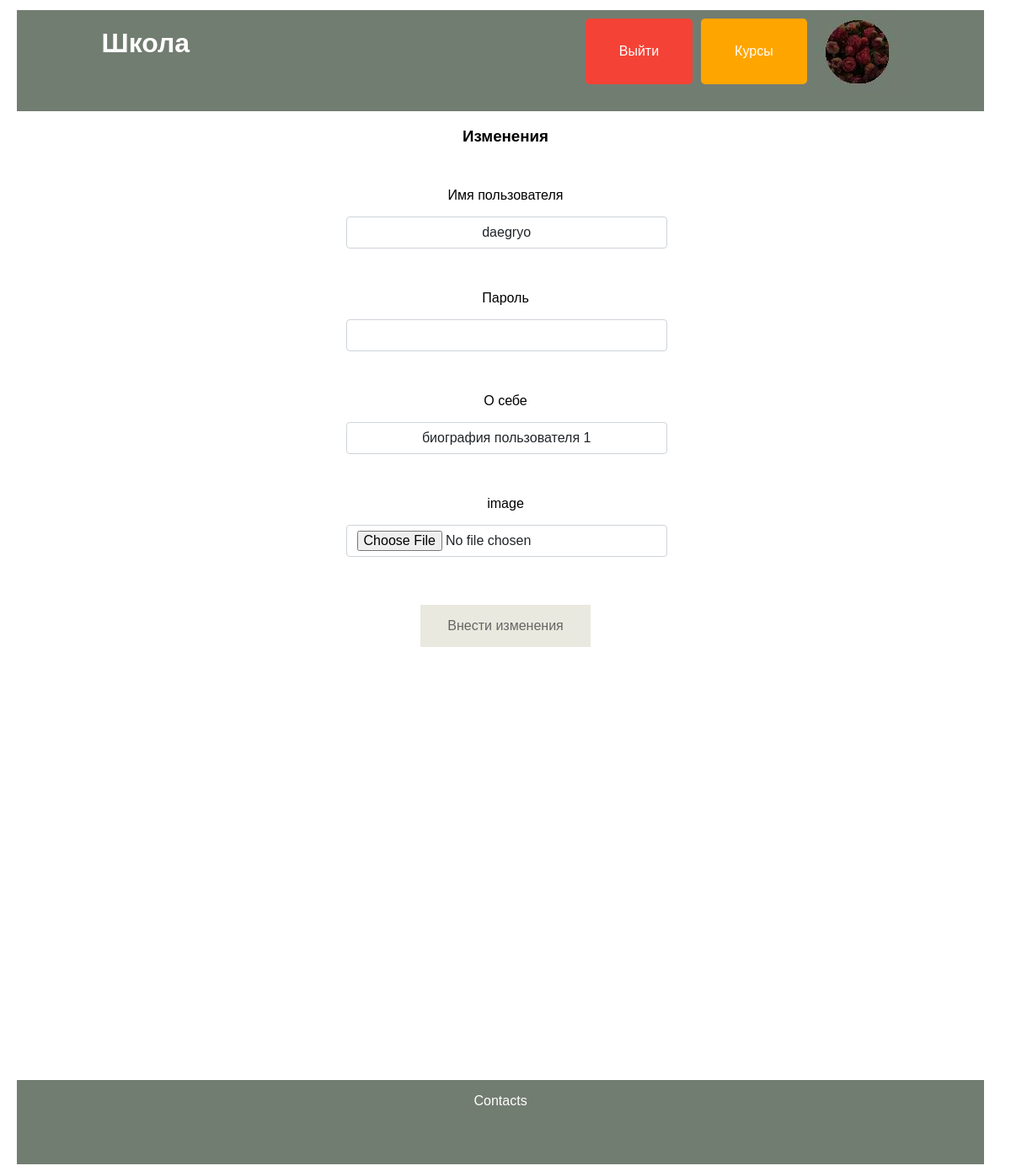
/home/personal-class/email@email.ru/change (signed in), run on the app's committed database.
### data/users.py (models this page shows, shortened)
class User(SqlAlchemyBase, UserMixin):
    __tablename__ = 'users'
    id = sqlalchemy.Column(sqlalchemy.Integer,
                           primary_key=True, autoincrement=True)
    name = sqlalchemy.Column(sqlalchemy.String, nullable=True)
    about = sqlalchemy.Column(sqlalchemy.String, nullable=True)
    email = sqlalchemy.Column(sqlalchemy.String,
                              index=True, unique=True, nullable=True)
    hashed_password = sqlalchemy.Column(sqlalchemy.String, nullable=True)
    created_date = sqlalchemy.Column(sqlalchemy.DateTime,
                                     default=datetime.datetime.now)
    photo = sqlalchemy.Column(sqlalchemy.String, default='default.jpg')
    user_course = orm.relationship("UserCourse", back_populates='user')

### main.py (the view, shortened to what this page needs)
@app.route('/home/personal-class/<email>/change', methods=['GET', 'POST'])
def change(email):
    new_email = ''
    for el in email:
        if el != '<' and el != '>':
            new_email += el
    form = ChangeForm()
    db_sess = db_session.create_session()
    user = db_sess.query(User).filter(User.email == new_email).first()
    print(user.name)
    return render_template('change.html', form=form, user=user)

### forms/change.py
class ChangeForm(FlaskForm):
    name = StringField('Имя пользователя', validators=[DataRequired()])
    about = StringField('О себе', validators=[DataRequired()])
    password = PasswordField('Пароль', validators=[DataRequired()])
    remember_me = BooleanField('Запомнить меня')
    submit = SubmitField('Внести изменения')
    image = FileField('image')

### data/db_session.py (called while the page is built)
def create_session() -> Session:
    global __factory
    return __factory()

### main.py (called while the page is built)
@login_manager.user_loader
def load_user(user_id):
    db_sess = db_session.create_session()
    return db_sess.query(User).get(user_id)

### templates/change.html (shortened to what this page needs)
{% extends "base.html" %}
{% block content %}
<link rel="stylesheet" href="../../static/styles.css">
    <h3 class="heads">Изменения</h3>
    <form action="" method="post" enctype="multipart/form-data">
        <p>
        <p class="heads">{{ form.name.label }}</p><br>
            {{ form.name(class="form-control", value=user.name ) }}<br>
        </p>
        <p>
        <p class="heads">{{ form.password.label }}</p><br>
            {{ form.password(class="form-control", type="password") }}<br>
        </p>
        <p>
        <p class="heads">{{ form.about.label }}</p><br>
            {{ form.about(class="form-control", value=user.about) }}<br>
        </p>
        <p>
        <p class="heads">{{ form.image.label }}</p><br>
            {{ form.image(class="form-control") }}<br>
        </p>
        <h3 class="heads">{{ form.submit(type="submit", class="button1") }}</h3>
    </form>
{% endblock %}

### templates/base.html (shortened to what this page needs)
<!DOCTYPE html>
<html lang="en">
<head>
        <link rel="stylesheet" href="../../../static/styles.css">
</head>
<body>
    <div class="head">
        <a href="/" class="name"><h1 class="name">Школа</h1></a>
        {% if current_user.is_authenticated %}
            <a href="/logout"><button class="logout-button">Выйти</button></a>
            <a href="/home"><button class="courses-button">Курсы</button></a>
            <a href="/home/personal-class/<{{ current_user.email }}>"><img class="avatar" src="../../../static/avatars/{{ current_user.photo }}" alt="no"></a>
    {% else %}
            <a href="/login"><button class="login-button">Войти</button></a>
            <a href="/login/registration"><button class="register-button">Зарегистрироваться</button></a>
            <a href="/home"><button class="courses-button">Курсы</button></a>
    {% endif %}
        </div>
</body>
<main role="main" class="container">
    {% block content %}{% endblock %}
</main>
<footer>
    <div class="footer">
            <p>
                Contacts
            </p>
    </div>
</footer>
</html>

### static/styles.css (style rules this page uses)
a { color: inherit; }
.head { display: flex; flex-direction: row; flex-wrap: wrap; justify-content: center; margin-left: 1%; margin-right: 1%; margin-top: 1%; background-color: rgb(114,125,113); font-family: Verdana, Helvetica, Arial, sans-serif; width: 97%; height: 120px; padding-buttom: 1%; color: #FFFFFF; }
.head img { width: 100px; height: 100px; }
.name { display: inline-block; width: 50%; margin-buttom: 100%; font-family: Verdana, Helvetica, Arial, sans-serif; }
.button1 { background-color: #DDDBCB; border: none; color: black; padding: 16px 32px; text-align: center; font-size: 16px; margin: 4px 2px; opacity: 0.6; transition: 0.3s; display: inline-block; text-decoration: none; cursor: pointer; font-family: Verdana, Helvetica, Arial, sans-serif; }
.footer { margin-left: 1%; margin-right: 1%; margin-top: 40%; text-align: center; display: inline-block; background-color: rgb(114,125,113); color: #FFFFFF; font-family: Verdana, Helvetica, Arial, sans-serif; width: 97%; height: 100px; }
.heads { display: inline-block; width: 100%; font-family: Verdana, Helvetica, Arial, sans-serif; text-align: center; }
.form-control { display: block; text-align: center; width: 30%; padding: 0.375rem 0.75rem; font-size: 1rem; font-weight: 400; line-height: 1.5; color: #212529; background-color: #fff; background-clip: padding-box; border: 1px solid #ced4da; -webkit-appearance: none; -moz-appearance: none; appearance: none; border-radius: 0.25rem; transition: border-color .15s ease-in-out, box-shadow .15s ease-in-out; margin-left: 34%; }
.login-button, .register-button, .logout-button, .courses-button { padding: 30px 40px; font-size: 16px; cursor: pointer; border: none; border-radius: 5px; margin-right: 10px; margin-top: 10px; }
.logout-button { background-color: #f44336; color: white; }
.courses-button { background-color: #FFA500; color: white; }

### data on the page
User: photo (picture)
User: name "daegryo", about "биография пользователя 1"
